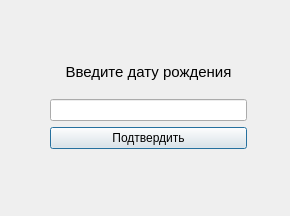
<?xml version="1.0" encoding="UTF-8"?>
<ui version="4.0">
 <class>Dialog2</class>
 <widget class="QDialog" name="Dialog2">
  <property name="geometry">
   <rect>
    <x>0</x>
    <y>0</y>
    <width>290</width>
    <height>216</height>
   </rect>
  </property>
  <property name="windowTitle">
   <string>Dialog</string>
  </property>
  <widget class="QWidget" name="layoutWidget">
   <property name="geometry">
    <rect>
     <x>50</x>
     <y>50</y>
     <width>197</width>
     <height>99</height>
    </rect>
   </property>
   <layout class="QVBoxLayout" name="verticalLayout_2">
    <item>
     <layout class="QVBoxLayout" name="verticalLayout">
      <item>
       <widget class="QLabel" name="label">
        <property name="font">
         <font>
          <pointsize>11</pointsize>
         </font>
        </property>
        <property name="text">
         <string>Введите дату рождения</string>
        </property>
        <property name="alignment">
         <set>Qt::AlignCenter</set>
        </property>
       </widget>
      </item>
      <item>
       <widget class="QLineEdit" name="lineEdit"/>
      </item>
      <item>
       <widget class="QPushButton" name="pushButton_birthConfirm">
        <property name="text">
         <string>Подтвердить</string>
        </property>
       </widget>
      </item>
     </layout>
    </item>
   </layout>
  </widget>
 </widget>
 <resources/>
 <connections/>
</ui>
